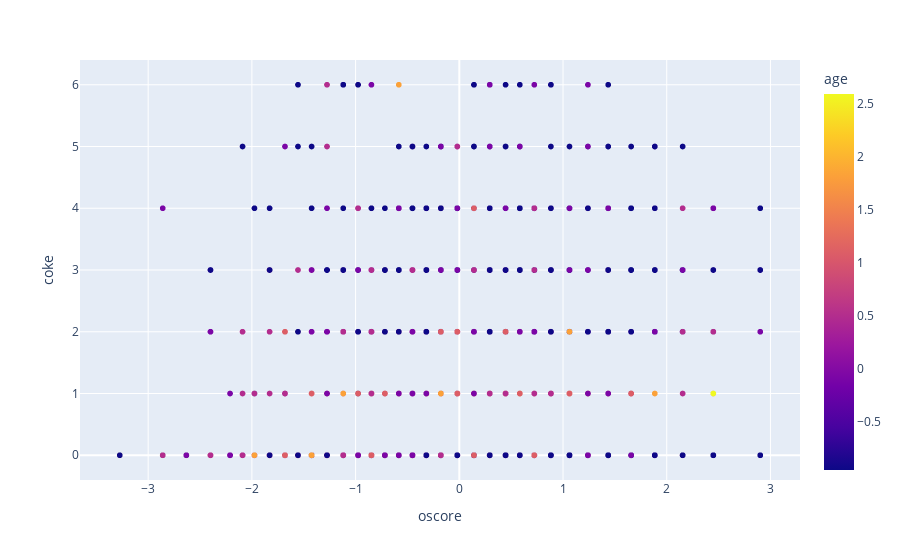

Source (notebook cell):
### Code cell
drugs_scatter2 = px.scatter(drugs, x = 'oscore', y= 'coke', color='age')
drugs_scatter2.show()

### Figure 1 — Plotly figure (JSON) as saved in the notebook; plotly's stock layout.template omitted (floating-point values rounded to 4 significant figures; data arrays with more than 128 entries replaced by an {"elided": "..."} marker saying what was removed)
{"data": [{"hovertemplate": "oscore=%{x}<br>coke=%{y}<br>age=%{marker.color}<extra></extra>", "legendgroup": "", "marker": {"color": {"elided": "1885 float values"}, "coloraxis": "coloraxis", "symbol": "circle"}, "mode": "markers", "name": "", "showlegend": false, "type": "scattergl", "x": {"elided": "1885 float values"}, "xaxis": "x", "y": {"elided": "1885 int values"}, "yaxis": "y"}], "layout": {"autosize": true, "coloraxis": {"colorbar": {"title": {"text": "age"}}, "colorscale": [[0, "#0d0887"], [0.1111, "#46039f"], [0.2222, "#7201a8"], [0.3333, "#9c179e"], [0.4444, "#bd3786"], [0.5556, "#d8576b"], [0.6667, "#ed7953"], [0.7778, "#fb9f3a"], [0.8889, "#fdca26"], [1, "#f0f921"]]}, "legend": {"tracegroupgap": 0}, "margin": {"t": 60}, "xaxis": {"anchor": "y", "autorange": true, "domain": [0, 1], "range": [-3.652, 3.279], "title": {"text": "oscore"}, "type": "linear"}, "yaxis": {"anchor": "x", "autorange": true, "domain": [0, 1], "range": [-0.4254, 6.425], "title": {"text": "coke"}, "type": "linear"}}}
